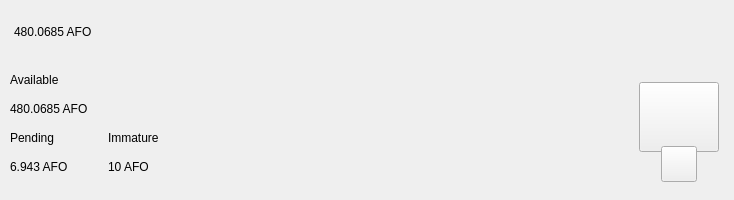
<?xml version="1.0" encoding="UTF-8"?>
<ui version="4.0">
 <class>TopBar</class>
 <widget class="QWidget" name="TopBar">
  <property name="geometry">
   <rect>
    <x>0</x>
    <y>0</y>
    <width>734</width>
    <height>200</height>
   </rect>
  </property>
  <property name="minimumSize">
   <size>
    <width>0</width>
    <height>200</height>
   </size>
  </property>
  <property name="maximumSize">
   <size>
    <width>16777215</width>
    <height>200</height>
   </size>
  </property>
  <property name="windowTitle">
   <string>Form</string>
  </property>
  <layout class="QVBoxLayout" name="verticalLayout_10" stretch="0">
   <property name="spacing">
    <number>0</number>
   </property>
   <property name="leftMargin">
    <number>0</number>
   </property>
   <property name="topMargin">
    <number>0</number>
   </property>
   <property name="rightMargin">
    <number>0</number>
   </property>
   <property name="bottomMargin">
    <number>0</number>
   </property>
   <item>
    <widget class="PFBorderImage" name="containerTop">
     <layout class="QVBoxLayout" name="verticalLayout_11">
      <property name="spacing">
       <number>0</number>
      </property>
      <property name="leftMargin">
       <number>0</number>
      </property>
      <property name="topMargin">
       <number>0</number>
      </property>
      <property name="rightMargin">
       <number>0</number>
      </property>
      <property name="bottomMargin">
       <number>0</number>
      </property>
      <item>
       <widget class="QWidget" name="top_container_2" native="true">
        <property name="minimumSize">
         <size>
          <width>0</width>
          <height>65</height>
         </size>
        </property>
        <layout class="QHBoxLayout" name="top_container">
         <property name="spacing">
          <number>0</number>
         </property>
         <property name="leftMargin">
          <number>14</number>
         </property>
         <property name="topMargin">
          <number>0</number>
         </property>
         <property name="rightMargin">
          <number>14</number>
         </property>
         <property name="bottomMargin">
          <number>0</number>
         </property>
         <item alignment="Qt::AlignVCenter">
          <widget class="QWidget" name="widgetTopAmount" native="true">
           <property name="sizePolicy">
            <sizepolicy hsizetype="Preferred" vsizetype="Maximum">
             <horstretch>0</horstretch>
             <verstretch>0</verstretch>
            </sizepolicy>
           </property>
           <layout class="QHBoxLayout" name="horizontalLayout_5">
            <property name="spacing">
             <number>0</number>
            </property>
            <property name="leftMargin">
             <number>0</number>
            </property>
            <property name="topMargin">
             <number>0</number>
            </property>
            <property name="rightMargin">
             <number>0</number>
            </property>
            <property name="bottomMargin">
             <number>0</number>
            </property>
            <item alignment="Qt::AlignTop">
             <widget class="QLabel" name="labelAmountTopAfo">
              <property name="minimumSize">
               <size>
                <width>0</width>
                <height>36</height>
               </size>
              </property>
              <property name="styleSheet">
               <string notr="true">padding:0px;margin:0px;</string>
              </property>
              <property name="text">
               <string notr="true">480.0685 AFO</string>
              </property>
             </widget>
            </item>
           </layout>
          </widget>
         </item>
         <item>
          <spacer name="horizontalSpacer">
           <property name="orientation">
            <enum>Qt::Horizontal</enum>
           </property>
           <property name="sizeHint" stdset="0">
            <size>
             <width>40</width>
             <height>20</height>
            </size>
           </property>
          </spacer>
         </item>
         <item>
          <layout class="QHBoxLayout" name="horizontalLayout_4">
           <property name="spacing">
            <number>12</number>
           </property>
           <property name="rightMargin">
            <number>0</number>
           </property>
           <item alignment="Qt::AlignRight">
            <widget class="QWidget" name="layoutSync" native="true">
             <property name="minimumSize">
              <size>
               <width>0</width>
               <height>36</height>
              </size>
             </property>
             <property name="maximumSize">
              <size>
               <width>16777215</width>
               <height>36</height>
              </size>
             </property>
             <layout class="QVBoxLayout" name="verticalLayout_9">
              <property name="leftMargin">
               <number>0</number>
              </property>
              <property name="topMargin">
               <number>0</number>
              </property>
              <property name="rightMargin">
               <number>0</number>
              </property>
              <property name="bottomMargin">
               <number>0</number>
              </property>
              <item>
               <widget class="ExpandableButton" name="pushButtonSync" native="true">
                <property name="minimumSize">
                 <size>
                  <width>36</width>
                  <height>36</height>
                 </size>
                </property>
                <property name="maximumSize">
                 <size>
                  <width>16777215</width>
                  <height>36</height>
                 </size>
                </property>
               </widget>
              </item>
             </layout>
            </widget>
           </item>
           <item>
            <widget class="ExpandableButton" name="pushButtonHDUpgrade" native="true">
             <property name="minimumSize">
              <size>
               <width>36</width>
               <height>36</height>
              </size>
             </property>
            </widget>
           </item>
           <item>
            <widget class="ExpandableButton" name="pushButtonStack" native="true">
             <property name="minimumSize">
              <size>
               <width>36</width>
               <height>36</height>
              </size>
             </property>
            </widget>
           </item>
           <item>
            <widget class="ExpandableButton" name="pushButtonColdStaking" native="true">
             <property name="minimumSize">
              <size>
               <width>36</width>
               <height>36</height>
              </size>
             </property>
            </widget>
           </item>
           <item>
            <widget class="ExpandableButton" name="pushButtonConnection" native="true">
             <property name="minimumSize">
              <size>
               <width>36</width>
               <height>36</height>
              </size>
             </property>
            </widget>
           </item>
           <item>
            <widget class="ExpandableButton" name="pushButtonTor" native="true">
             <property name="minimumSize">
              <size>
               <width>36</width>
               <height>36</height>
              </size>
             </property>
            </widget>
           </item>
           <item>
            <widget class="ExpandableButton" name="pushButtonLock" native="true">
             <property name="sizePolicy">
              <sizepolicy hsizetype="Expanding" vsizetype="Expanding">
               <horstretch>0</horstretch>
               <verstretch>0</verstretch>
              </sizepolicy>
             </property>
             <property name="minimumSize">
              <size>
               <width>36</width>
               <height>0</height>
              </size>
             </property>
            </widget>
           </item>
           <item>
            <widget class="ExpandableButton" name="pushButtonTheme" native="true">
             <property name="minimumSize">
              <size>
               <width>36</width>
               <height>36</height>
              </size>
             </property>
             <property name="maximumSize">
              <size>
               <width>16777215</width>
               <height>36</height>
              </size>
             </property>
            </widget>
           </item>
           <item>
            <widget class="ExpandableButton" name="pushButtonFAQ" native="true">
             <property name="minimumSize">
              <size>
               <width>36</width>
               <height>36</height>
              </size>
             </property>
            </widget>
           </item>
          </layout>
         </item>
        </layout>
       </widget>
      </item>
      <item>
       <widget class="QWidget" name="bottom_container" native="true">
        <property name="minimumSize">
         <size>
          <width>0</width>
          <height>135</height>
         </size>
        </property>
        <layout class="QHBoxLayout" name="botton_container">
         <property name="leftMargin">
          <number>10</number>
         </property>
         <property name="topMargin">
          <number>0</number>
         </property>
         <property name="rightMargin">
          <number>10</number>
         </property>
         <property name="bottomMargin">
          <number>10</number>
         </property>
         <item>
          <layout class="QHBoxLayout" name="horizontalLayout_3">
           <property name="bottomMargin">
            <number>9</number>
           </property>
           <item>
            <layout class="QVBoxLayout" name="verticalLayout_7">
             <property name="spacing">
              <number>0</number>
             </property>
             <property name="leftMargin">
              <number>0</number>
             </property>
             <property name="rightMargin">
              <number>30</number>
             </property>
             <item>
              <layout class="QVBoxLayout" name="verticalLayout_2">
               <item>
                <widget class="QLabel" name="labelTitle1">
                 <property name="text">
                  <string>Available</string>
                 </property>
                </widget>
               </item>
               <item>
                <widget class="QLabel" name="labelAmountAfo">
                 <property name="text">
                  <string notr="true">480.0685 AFO</string>
                 </property>
                </widget>
               </item>
              </layout>
             </item>
             <item>
              <layout class="QHBoxLayout" name="horizontalLayout_2">
               <property name="spacing">
                <number>0</number>
               </property>
               <item>
                <layout class="QVBoxLayout" name="verticalLayout_3">
                 <item>
                  <widget class="QLabel" name="labelTitle3">
                   <property name="text">
                    <string>Pending</string>
                   </property>
                  </widget>
                 </item>
                 <item>
                  <widget class="QLabel" name="labelPendingAfo">
                   <property name="text">
                    <string notr="true">6.943 AFO</string>
                   </property>
                  </widget>
                 </item>
                </layout>
               </item>
               <item>
                <spacer name="horizontalSpacer_3">
                 <property name="orientation">
                  <enum>Qt::Horizontal</enum>
                 </property>
                 <property name="sizeType">
                  <enum>QSizePolicy::Fixed</enum>
                 </property>
                 <property name="sizeHint" stdset="0">
                  <size>
                   <width>40</width>
                   <height>20</height>
                  </size>
                 </property>
                </spacer>
               </item>
               <item>
                <layout class="QVBoxLayout" name="verticalLayout_4">
                 <item>
                  <widget class="QLabel" name="labelTitle4">
                   <property name="text">
                    <string>Immature</string>
                   </property>
                  </widget>
                 </item>
                 <item>
                  <widget class="QLabel" name="labelImmatureAfo">
                   <property name="text">
                    <string notr="true">10 AFO</string>
                   </property>
                  </widget>
                 </item>
                </layout>
               </item>
              </layout>
             </item>
            </layout>
           </item>
          </layout>
         </item>
         <item>
          <spacer name="horizontalSpacer_2">
           <property name="orientation">
            <enum>Qt::Horizontal</enum>
           </property>
           <property name="sizeHint" stdset="0">
            <size>
             <width>40</width>
             <height>20</height>
            </size>
           </property>
          </spacer>
         </item>
         <item alignment="Qt::AlignHCenter|Qt::AlignVCenter">
          <widget class="QWidget" name="qrContainer" native="true">
           <property name="sizePolicy">
            <sizepolicy hsizetype="Preferred" vsizetype="Minimum">
             <horstretch>0</horstretch>
             <verstretch>0</verstretch>
            </sizepolicy>
           </property>
           <property name="minimumSize">
            <size>
             <width>90</width>
             <height>110</height>
            </size>
           </property>
           <property name="maximumSize">
            <size>
             <width>90</width>
             <height>110</height>
            </size>
           </property>
           <layout class="QVBoxLayout" name="containerQR">
            <property name="spacing">
             <number>0</number>
            </property>
            <property name="leftMargin">
             <number>5</number>
            </property>
            <property name="topMargin">
             <number>10</number>
            </property>
            <property name="rightMargin">
             <number>5</number>
            </property>
            <property name="bottomMargin">
             <number>0</number>
            </property>
            <item>
             <widget class="QPushButton" name="btnQr">
              <property name="minimumSize">
               <size>
                <width>70</width>
                <height>70</height>
               </size>
              </property>
              <property name="maximumSize">
               <size>
                <width>16777215</width>
                <height>70</height>
               </size>
              </property>
              <property name="focusPolicy">
               <enum>Qt::NoFocus</enum>
              </property>
              <property name="text">
               <string/>
              </property>
              <property name="iconSize">
               <size>
                <width>70</width>
                <height>70</height>
               </size>
              </property>
             </widget>
            </item>
            <item>
             <spacer name="verticalSpacer">
              <property name="orientation">
               <enum>Qt::Vertical</enum>
              </property>
              <property name="sizeType">
               <enum>QSizePolicy::Fixed</enum>
              </property>
              <property name="sizeHint" stdset="0">
               <size>
                <width>20</width>
                <height>20</height>
               </size>
              </property>
             </spacer>
            </item>
            <item alignment="Qt::AlignHCenter|Qt::AlignBottom">
             <widget class="QPushButton" name="pushButtonQR">
              <property name="minimumSize">
               <size>
                <width>36</width>
                <height>36</height>
               </size>
              </property>
              <property name="maximumSize">
               <size>
                <width>36</width>
                <height>36</height>
               </size>
              </property>
              <property name="focusPolicy">
               <enum>Qt::NoFocus</enum>
              </property>
              <property name="text">
               <string/>
              </property>
             </widget>
            </item>
           </layout>
          </widget>
         </item>
        </layout>
       </widget>
      </item>
     </layout>
    </widget>
   </item>
  </layout>
 </widget>
 <customwidgets>
  <customwidget>
   <class>ExpandableButton</class>
   <extends>QWidget</extends>
   <header>qt/pivx/expandablebutton.h</header>
   <container>1</container>
  </customwidget>
  <customwidget>
   <class>PFBorderImage</class>
   <extends>QFrame</extends>
   <header>qt/pivx/pfborderimage.h</header>
   <container>1</container>
  </customwidget>
 </customwidgets>
 <resources/>
 <connections/>
</ui>
